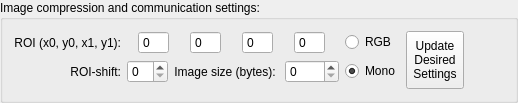
     <widget class="QGroupBox" name="groupBox_3">
      <property name="sizePolicy">
       <sizepolicy hsizetype="Minimum" vsizetype="Fixed">
        <horstretch>0</horstretch>
        <verstretch>0</verstretch>
       </sizepolicy>
      </property>
      <property name="title">
       <string>Image compression and communication settings:</string>
      </property>
      <layout class="QGridLayout" name="gridLayout_3" rowstretch="0,0,0,0,0,0">
       <item row="2" column="1" colspan="3">
        <layout class="QHBoxLayout" name="horizontalLayout_4">
         <property name="spacing">
          <number>10</number>
         </property>
         <property name="sizeConstraint">
          <enum>QLayout::SetFixedSize</enum>
         </property>
         <property name="leftMargin">
          <number>0</number>
         </property>
         <item>
          <widget class="QSpinBox" name="roi_x0_SpinBox">
           <property name="sizePolicy">
            <sizepolicy hsizetype="Fixed" vsizetype="Fixed">
             <horstretch>0</horstretch>
             <verstretch>0</verstretch>
            </sizepolicy>
           </property>
           <property name="frame">
            <bool>true</bool>
           </property>
           <property name="buttonSymbols">
            <enum>QAbstractSpinBox::NoButtons</enum>
           </property>
           <property name="maximum">
            <number>351</number>
           </property>
          </widget>
         </item>
         <item>
          <widget class="QSpinBox" name="roi_y0_SpinBox">
           <property name="sizePolicy">
            <sizepolicy hsizetype="Fixed" vsizetype="Fixed">
             <horstretch>0</horstretch>
             <verstretch>0</verstretch>
            </sizepolicy>
           </property>
           <property name="buttonSymbols">
            <enum>QAbstractSpinBox::NoButtons</enum>
           </property>
           <property name="maximum">
            <number>287</number>
           </property>
          </widget>
         </item>
         <item>
          <widget class="QSpinBox" name="roi_x1_SpinBox">
           <property name="sizePolicy">
            <sizepolicy hsizetype="Fixed" vsizetype="Fixed">
             <horstretch>0</horstretch>
             <verstretch>0</verstretch>
            </sizepolicy>
           </property>
           <property name="buttonSymbols">
            <enum>QAbstractSpinBox::NoButtons</enum>
           </property>
           <property name="maximum">
            <number>351</number>
           </property>
          </widget>
         </item>
         <item>
          <widget class="QSpinBox" name="roi_y1_SpinBox">
           <property name="sizePolicy">
            <sizepolicy hsizetype="Fixed" vsizetype="Fixed">
             <horstretch>0</horstretch>
             <verstretch>0</verstretch>
            </sizepolicy>
           </property>
           <property name="buttonSymbols">
            <enum>QAbstractSpinBox::NoButtons</enum>
           </property>
           <property name="maximum">
            <number>287</number>
           </property>
          </widget>
         </item>
        </layout>
       </item>
       <item row="2" column="7" rowspan="3">
        <spacer name="horizontalSpacer">
         <property name="orientation">
          <enum>Qt::Horizontal</enum>
         </property>
         <property name="sizeHint" stdset="0">
          <size>
           <width>40</width>
           <height>20</height>
          </size>
         </property>
        </spacer>
       </item>
       <item row="2" column="5" rowspan="3">
        <widget class="QToolButton" name="updateSettings_toolButton">
         <property name="sizePolicy">
          <sizepolicy hsizetype="Fixed" vsizetype="Expanding">
           <horstretch>0</horstretch>
           <verstretch>0</verstretch>
          </sizepolicy>
         </property>
         <property name="text">
          <string>Update
Desired
Settings</string>
         </property>
        </widget>
       </item>
       <item row="3" column="0">
        <widget class="QLabel" name="label_4">
         <property name="text">
          <string>ROI-shift:</string>
         </property>
         <property name="alignment">
          <set>Qt::AlignRight|Qt::AlignTrailing|Qt::AlignVCenter</set>
         </property>
        </widget>
       </item>
       <item row="3" column="1">
        <widget class="QSpinBox" name="roi_shift_spinBox">
         <property name="sizePolicy">
          <sizepolicy hsizetype="Fixed" vsizetype="Fixed">
           <horstretch>0</horstretch>
           <verstretch>0</verstretch>
          </sizepolicy>
         </property>
         <property name="maximum">
          <number>10</number>
         </property>
        </widget>
       </item>
       <item row="3" column="3">
        <widget class="QSpinBox" name="imageSize_spinBox">
         <property name="sizePolicy">
          <sizepolicy hsizetype="Fixed" vsizetype="Fixed">
           <horstretch>0</horstretch>
           <verstretch>0</verstretch>
          </sizepolicy>
         </property>
         <property name="maximum">
          <number>4000</number>
         </property>
        </widget>
       </item>
       <item row="2" column="0">
        <widget class="QLabel" name="label">
         <property name="text">
          <string>ROI (x0, y0, x1, y1):</string>
         </property>
         <property name="alignment">
          <set>Qt::AlignRight|Qt::AlignTrailing|Qt::AlignVCenter</set>
         </property>
        </widget>
       </item>
       <item row="3" column="2">
        <widget class="QLabel" name="label_7">
         <property name="text">
          <string>Image size (bytes): </string>
         </property>
         <property name="alignment">
          <set>Qt::AlignRight|Qt::AlignTrailing|Qt::AlignVCenter</set>
         </property>
        </widget>
       </item>
       <item row="3" column="4">
        <widget class="QRadioButton" name="mono_radioButton">
         <property name="text">
          <string>Mono</string>
         </property>
         <property name="checked">
          <bool>true</bool>
         </property>
        </widget>
       </item>
       <item row="2" column="4">
        <widget class="QRadioButton" name="rgb_radioButton">
         <property name="text">
          <string>RGB</string>
         </property>
        </widget>
       </item>
      </layout>
     </widget>
